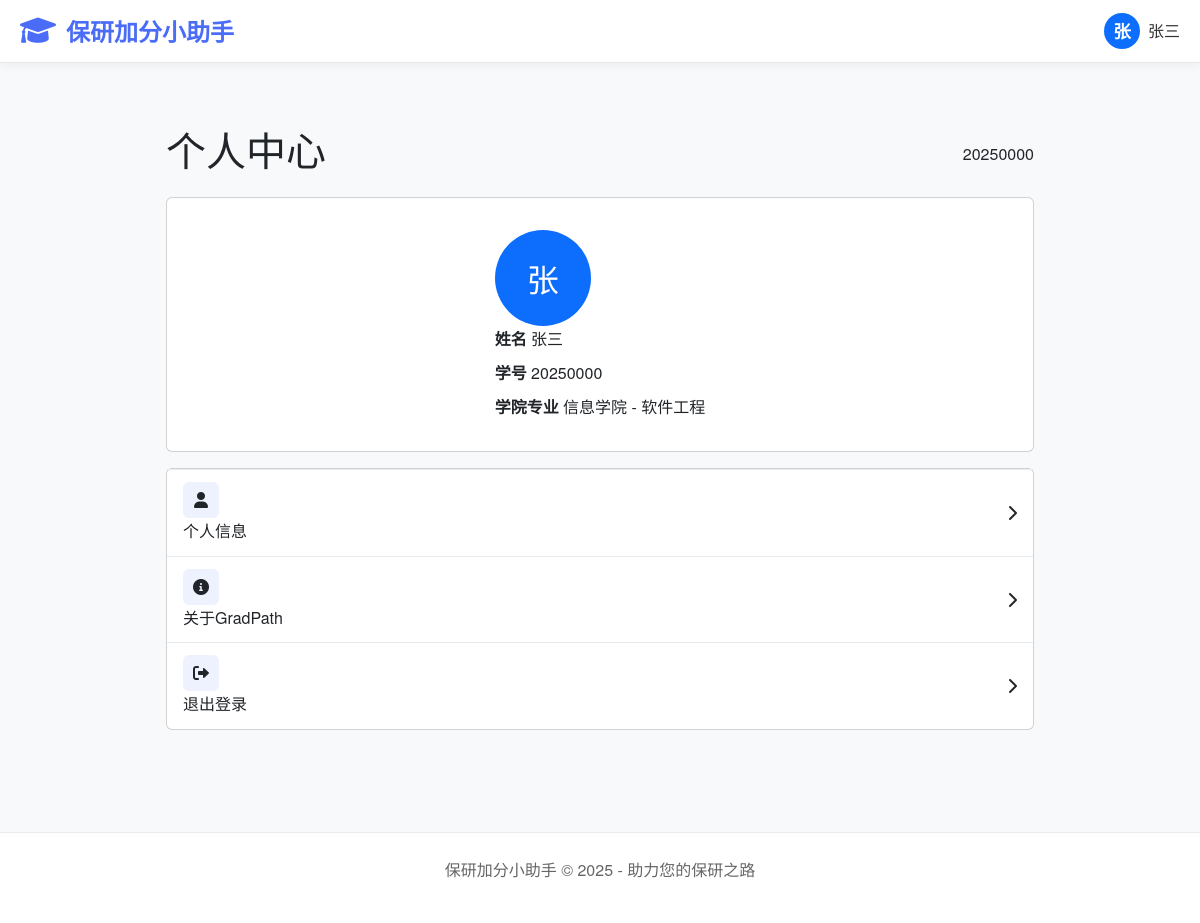
The page /student/user_center/ (signed in) on the database its author committed.
### apps/students/models.py (models this page shows, shortened)
class StudentProfile(models.Model):
    user = models.OneToOneField(
        User,
        on_delete=models.CASCADE,
        null=True,
        related_name='profile'  # 反向关联名称
    )
    COLLEGE_CHOICES = [
        ('info', '信息学院'),
        ('other', '其他'),
    ]
    full_name = models.CharField("姓名", max_length=100, blank=True)
    student_id = models.CharField("学号", max_length=20, unique=True,
                                  validators=[RegexValidator(regex=r'^\d{8,20}$', message='学号必须是8-20位数字')])
    grade = models.CharField("年级", max_length=20, blank=True)
    college = models.CharField(
        "学院",
        max_length=100,
        blank=True,
        choices=COLLEGE_CHOICES,
        default='other'  # 默认值设为其他
    )
    department = models.CharField("系别", max_length=100, blank=True)
    major = models.CharField("专业", max_length=100, blank=True)
    enrollment_year = models.PositiveIntegerField("入学年份", null=True, blank=True, help_text="例如：2023")
    GENDER_CHOICES = [
        ('M', '男'),
        ('F', '女'),
        ('O', '其他'),
    ]
    gender = models.CharField("性别", max_length=1, choices=GENDER_CHOICES, blank=True)
    ethnicity = models.CharField("民族", max_length=50, blank=True)
    political_status = models.CharField("政治面貌", max_length=50, blank=True)
    id_card = models.CharField("身份证号", max_length=18, blank=True,
                               validators=[RegexValidator(regex=r'^\d{17}[\dXx]$', message='请输入有效的身份证号')])
    phone = models.CharField("手机号", max_length=11, blank=True, help_text="请输入11位手机号码")
    email = models.EmailField("邮箱", blank=True, help_text="请输入有效的邮箱地址")
    academic_comprehensive_score = models.DecimalField(
        "学业综合成绩",  # 辅导员可设置
        max_digits=5,
        decimal_places=1,
        null=True,
        blank=True
    )
    academic_expertise_score = models.DecimalField(
        "学术专长成绩",  # 来自学术类材料加分
        max_digits=5,
        decimal_places=1,
        default=0
    )
    comprehensive_performance_score = models.DecimalField(
        "综合表现成绩",  # 来自综合类材料加分
        max_digits=5,
        decimal_places=1,
        default=0
    )
    total_score = models.DecimalField(
        "总成绩",
        max_digits=5,
        decimal_places=1,
        null=True,
        blank=True
    )
    academic_comprehensive_ratio = models.DecimalField(
        "学业综合成绩权重",
        max_digits=3,
        decimal_places=2,
        default=0.6  # 60%
    )
    academic_expertise_ratio = models.DecimalField(
        "学术专长成绩权重",
        max_digits=3,
        decimal_places=2,
        default=0.2  # 20%
    )
    comprehensive_performance_ratio = models.DecimalField(
        "综合表现成绩权重",
        max_digits=3,
        decimal_places=2,
        default=0.2  # 20%
    )

### apps/students/views.py (the view)
# urls.py: path('user_center/', views.user_center, name='user_center'),
@login_required
def user_center(request):
    try:
        profile = request.user.profile
    except StudentProfile.DoesNotExist:
        profile = None
    return render(request, 'students/user_center.html', {
        'profile': profile
    })

### templates/students/user_center.html (shortened to what this page needs)
{% extends 'students/base.html' %}
{% load static %}
{% block extra_css %}
<link href="{% static 'CSS/students/user_center.css' %}" rel="stylesheet">
{% endblock %}
{% block content %}
    <div class="profile-container">
        <div class="profile-header">
            <h1 class="profile-title">个人中心</h1>
            <div class="user-info">
                <span>{{ user.username|default:"用户名" }}</span>
            </div>
        </div>
        <div class="card user-info-card">
            <div class="card-body">
                <div class="user-avatar-large">
                    {{ user.profile.full_name|default:user.username|default:"用"|first }}
                </div>
                <div class="user-details">
                    <div class="user-detail-item">
                        <strong>姓名</strong>
                        <span>{{ profile.full_name|default:"请完善信息" }}</span>
                    </div>
                    <div class="user-detail-item">
                        <strong>学号</strong>
                        <span>{{ profile.student_id|default:"未设置" }}</span>
                    </div>
                    <div class="user-detail-item">
                        <strong>学院专业</strong>
                        <span>{{ profile.get_college_display |default:"未设置" }} - {{ profile.major|default:"未设置" }}</span>
                    </div>
                </div>
            </div>
        </div>
        <div class="card">
            <div class="card-body" style="padding: 0;">
                <a href="{% url 'profile' %}" class="menu-item">
                    <div class="menu-content">
                        <div class="menu-icon">
                            <i class="fas fa-user"></i>
                        </div>
                        <span>个人信息</span>
                    </div>
                    <div class="menu-arrow">
                        <i class="fas fa-chevron-right"></i>
                    </div>
                </a>
                <a href="#" class="menu-item">
                    <div class="menu-content">
                        <div class="menu-icon">
                            <i class="fas fa-info-circle"></i>
                        </div>
                        <span>关于GradPath</span>
                    </div>
                    <div class="menu-arrow">
                        <i class="fas fa-chevron-right"></i>
                    </div>
                </a>
                <a href="{% url 'logout' %}" class="menu-item" onclick="return confirm('确定要退出登录吗？')">
                    <div class="menu-content">
                        <div class="menu-icon">
                            <i class="fas fa-sign-out-alt"></i>
                        </div>
                        <span>退出登录</span>
                    </div>
                    <div class="menu-arrow">
                        <i class="fas fa-chevron-right"></i>
                    </div>
                </a>
            </div>
        </div>
    </div>
{% endblock %}

### templates/students/base.html (shortened to what this page needs)
<!DOCTYPE html>
<html lang="zh-CN">
<head>
    <link href="https://cdn.jsdelivr.net/npm/bootstrap@5.3.0-alpha1/dist/css/bootstrap.min.css" rel="stylesheet">
    <link rel="stylesheet" href="https://cdnjs.cloudflare.com/ajax/libs/font-awesome/6.0.0/css/all.min.css">
    {% load static %}
    <link href="{% static 'CSS/base.css' %}" rel="stylesheet">
    {% block extra_css %}{% endblock %}
</head>
<body>
    <nav class="navbar">
        <div class="container">
            <div class="navbar-content">
                <a href="{% url 'index' %}" class="logo">
                    <i class="fas fa-graduation-cap"></i>
                    <span>保研加分小助手</span>
                </a>
                <div class="user-info">
                    {% if user.is_authenticated %}
                        <a href="{% url 'user_center' %}" class="d-flex align-items-center text-decoration-none" title="个人资料">
                            <div class="user-avatar">{{ user.profile.full_name|first }}</div>
                            <span class="username ms-2">{{ user.profile.full_name }}</span>
                        </a>
                    {% else %}
                        <a href="{% url 'login' %}" class="btn btn-outline-primary btn-sm">登录</a>
                    {% endif %}
                </div>
            </div>
        </div>
    </nav>
    <div class="container">
        <div class="main-content">
            {% block content %}{% endblock %}
        </div>
    </div>
    <footer class="footer">
        <div class="container">
            <p>保研加分小助手 &copy; 2025 - 助力您的保研之路</p>
        </div>
    </footer>
</body>
</html>

### static/CSS/base.css (style rules this page uses)
:root { --primary: #4a6cf7; --primary-light: #6a8aff; --secondary: #6c757d; --light-bg: #f8f9fa; --dark-text: #333333; --gray-text: #666666; --light-gray: #e9ecef; --white: #ffffff; --card-shadow: 0 4px 12px rgba(0, 0, 0, 0.08); --hover-shadow: 0 8px 24px rgba(0, 0, 0, 0.12); }
* { margin: 0; padding: 0; box-sizing: border-box; }
body { font-family: 'Segoe UI', 'PingFang SC', 'Microsoft YaHei', sans-serif; background-color: var(--light-bg); color: var(--dark-text); line-height: 1.6; }
.container { max-width: 1200px; margin: 0 auto; padding: 0 20px; }
.navbar { background: var(--white); box-shadow: 0 2px 10px rgba(0, 0, 0, 0.05); padding: 1rem 0; position: sticky; top: 0; z-index: 100; }
.navbar-content { display: flex; justify-content: space-between; align-items: center; width: 100%; }
.logo { display: flex; align-items: center; gap: 10px; font-weight: 700; font-size: 1.5rem; color: var(--primary); text-decoration: none; }
.logo i { font-size: 1.8rem; }
.user-info { display: flex; align-items: center; gap: 12px; margin-left: auto; }
.user-avatar { width: 42px; height: 42px; border-radius: 50%; background: linear-gradient(135deg, var(--primary), var(--primary-light)); display: flex; align-items: center; justify-content: center; color: var(--white); font-weight: 600; font-size: 1.1rem; }
.username { font-weight: 500; color: var(--dark-text); }
.main-content { padding: 30px 0; }
.footer { background: var(--white); padding: 24px 0; margin-top: 40px; text-align: center; color: var(--gray-text); border-top: 1px solid var(--light-gray); }

### static/CSS/students/user_center.css (style rules this page uses)
body { background-color: #f8f9fa; color: #212529; font-family: "Helvetica Neue", Helvetica, Arial, "PingFang SC", "Hiragino Sans GB", "Microsoft YaHei", sans-serif; }
.navbar { background-color: #ffffff; border-bottom: 1px solid #e5e7eb; padding: 0.75rem 0; }
.user-info { display: flex; align-items: center; gap: 0.5rem; }
.user-avatar, .user-avatar-large { background: #0d6efd; color: #fff; display: inline-flex; align-items: center; justify-content: center; border-radius: 50%; }
.user-avatar { width: 36px; height: 36px; font-weight: 600; }
.user-avatar-large { width: 96px; height: 96px; font-size: 32px; margin-right: 1rem; }
.profile-container { max-width: 900px; margin: 2rem auto; padding: 0 1rem; }
.profile-header { display: flex; justify-content: space-between; align-items: center; margin-bottom: 1rem; }
.card.user-info-card { display: flex; align-items: center; padding: 1rem; margin-bottom: 1rem; }
.user-details { display: flex; flex-direction: column; gap: 0.5rem; }
.menu-item { display: flex; justify-content: space-between; align-items: center; padding: 0.75rem 1rem; color: #212529; text-decoration: none; border-top: 1px solid #e9ecef; }
.menu-icon { width: 36px; height: 36px; display: flex; align-items: center; justify-content: center; background: #eef2ff; border-radius: 6px; margin-right: 0.75rem; }

### rows shown on the page
StudentProfile: full_name "张三", student_id "20250000", college "信息学院", major "软件工程"

### other values the page prints
{{ user.profile.full_name|first }} "张"
{{ user.profile.full_name }} "张三"
{{ user.username|default:"用户名" }} "20250000"
{{ user.profile.full_name|default:user.username|default:"用"|first }} "张"
